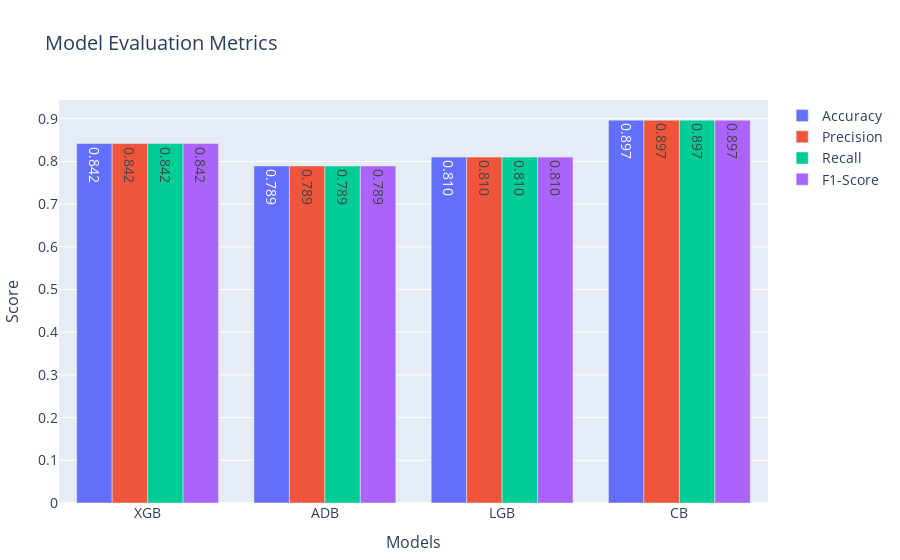

Write notebook code for a chart like this one.
### Code cell
# create trace for each metric
import plotly.express as px
import plotly.graph_objects as go
trace_acc = go.Bar(
    x=models,
    y=accuracy,
    name='Accuracy',
    marker=dict(color='#636efa')
)

trace_prec = go.Bar(
    x=models,
    y=precision,
    name='Precision',
    marker=dict(color='#ef553b')
)

trace_rec = go.Bar(
    x=models,
    y=recall,
    name='Recall',
    marker=dict(color='#00cc96')
)

trace_f1 = go.Bar(
    x=models,
    y=f1_score,
    name='F1-Score',
    marker=dict(color='#ab63fa')
)

# create list of labels for each bar trace
labels = [f'{val:.3f}' for val in accuracy+precision+recall+f1_score]
labels_acc = labels[:len(models)]
labels_prec = labels[len(models):2*len(models)]
labels_rec = labels[2*len(models):3*len(models)]
labels_f1 = labels[3*len(models):]

# set text attribute of each bar trace to the corresponding label list
trace_acc.text = labels_acc
trace_prec.text = labels_prec
trace_rec.text = labels_rec
trace_f1.text = labels_f1

# create figure
fig = go.Figure(data=[trace_acc, trace_prec, trace_rec, trace_f1])

# update layout to adjust margins and font sizes
fig.update_layout(
    title='Model Evaluation Metrics',
    xaxis=dict(title='Models', title_font=dict(size=16)),
    yaxis=dict(title='Score', title_font=dict(size=16)),
    barmode='group',
    font=dict(size=14),
    margin=dict(t=100, b=50, l=50, r=50),
    legend=dict(bgcolor='rgba(0,0,0,0)')
)

# show the figure
fig.show()

### Figure 1 — Plotly figure (JSON) as saved in the notebook; plotly's stock layout.template omitted (floating-point values rounded to 4 significant figures)
{"data": [{"marker": {"color": "#636efa"}, "name": "Accuracy", "text": ["0.842", "0.789", "0.810", "0.897"], "type": "bar", "x": ["XGB", "ADB", "LGB", "CB"], "y": [0.842, 0.7895, 0.8101, 0.8967]}, {"marker": {"color": "#ef553b"}, "name": "Precision", "text": ["0.842", "0.789", "0.810", "0.897"], "type": "bar", "x": ["XGB", "ADB", "LGB", "CB"], "y": [0.842, 0.7895, 0.8101, 0.8967]}, {"marker": {"color": "#00cc96"}, "name": "Recall", "text": ["0.842", "0.789", "0.810", "0.897"], "type": "bar", "x": ["XGB", "ADB", "LGB", "CB"], "y": [0.842, 0.7895, 0.8101, 0.8967]}, {"marker": {"color": "#ab63fa"}, "name": "F1-Score", "text": ["0.842", "0.789", "0.810", "0.897"], "type": "bar", "x": ["XGB", "ADB", "LGB", "CB"], "y": [0.842, 0.7895, 0.8101, 0.8967]}], "layout": {"barmode": "group", "font": {"size": 14}, "legend": {"bgcolor": "rgba(0,0,0,0)"}, "margin": {"b": 50, "l": 50, "r": 50, "t": 100}, "title": {"text": "Model Evaluation Metrics"}, "xaxis": {"title": {"font": {"size": 16}, "text": "Models"}}, "yaxis": {"title": {"font": {"size": 16}, "text": "Score"}}}}
